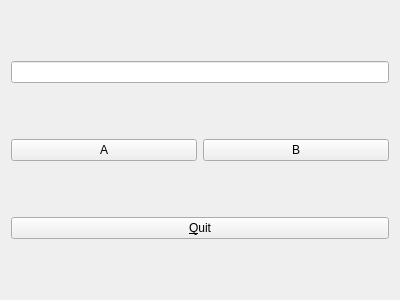
<?xml version="1.0" encoding="UTF-8"?>
<ui version="4.0">
 <class>MainWindow</class>
 <widget class="QMainWindow" name="MainWindow">
  <property name="geometry">
   <rect>
    <x>0</x>
    <y>0</y>
    <width>400</width>
    <height>300</height>
   </rect>
  </property>
  <property name="windowTitle">
   <string>KeySender</string>
  </property>
  <widget class="QWidget" name="centralWidget">
   <layout class="QVBoxLayout" name="verticalLayout">
    <item>
     <widget class="QLineEdit" name="leResult"/>
    </item>
    <item>
     <layout class="QHBoxLayout" name="horizontalLayout">
      <item>
       <widget class="QPushButton" name="pbA">
        <property name="text">
         <string>A</string>
        </property>
       </widget>
      </item>
      <item>
       <widget class="QPushButton" name="pbB">
        <property name="text">
         <string>B</string>
        </property>
       </widget>
      </item>
     </layout>
    </item>
    <item>
     <widget class="QPushButton" name="pbQuit">
      <property name="text">
       <string>&amp;Quit</string>
      </property>
     </widget>
    </item>
   </layout>
  </widget>
 </widget>
 <layoutdefault spacing="6" margin="11"/>
 <resources/>
 <connections/>
</ui>
